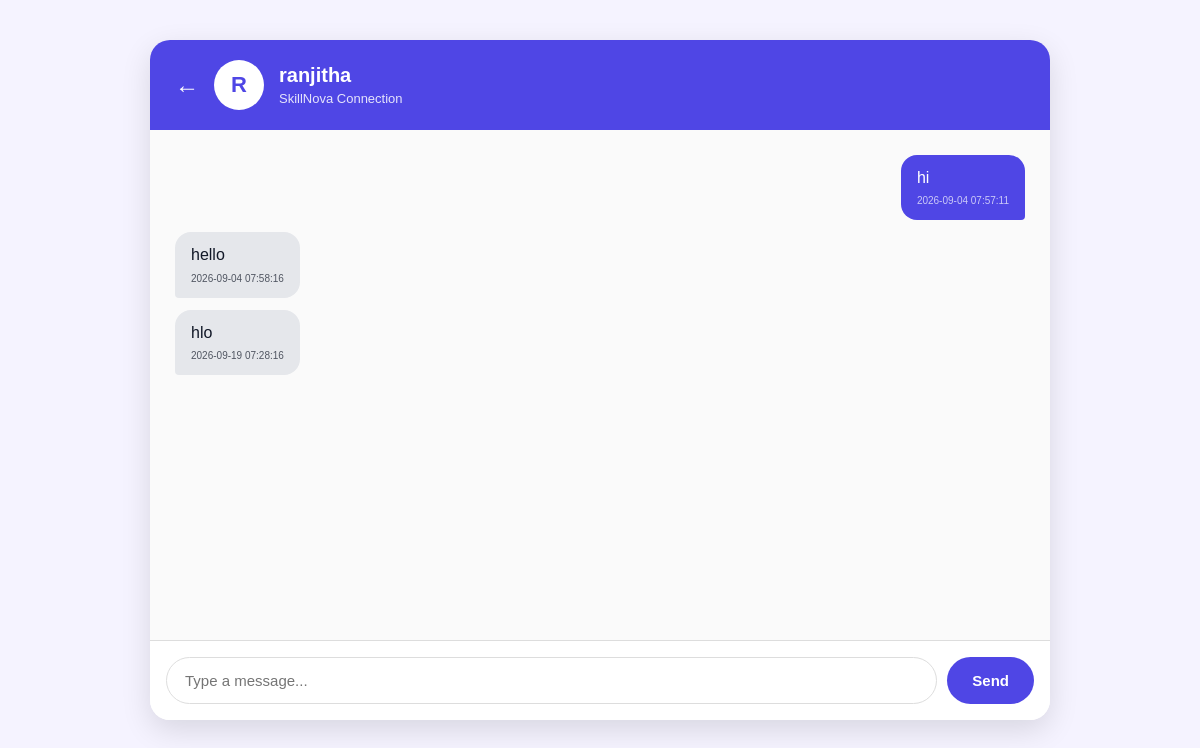
Screenshot of /chat/8 (signed in) with the database file from the repository.
### tables this page shows
CREATE TABLE students (
            id INTEGER PRIMARY KEY AUTOINCREMENT,
            full_name TEXT NOT NULL,
            email TEXT UNIQUE NOT NULL,
            password TEXT NOT NULL,
            college TEXT,
            bio TEXT
        );

CREATE TABLE messages (
        id INTEGER PRIMARY KEY AUTOINCREMENT,
        sender_id INTEGER NOT NULL,
        receiver_id INTEGER NOT NULL,
        message TEXT NOT NULL,
        created_at TIMESTAMP DEFAULT CURRENT_TIMESTAMP
    );

### app.py (the view)
@app.route("/chat/<int:student_id>")
def chat(student_id):
    if "student_id" not in session:
        return redirect(url_for("login"))
    current_student_id = session["student_id"]
    if current_student_id == student_id:
        return redirect(url_for("connections"))
    conn = get_db()
    receiver = conn.execute("""
        SELECT id, full_name, email, college, bio
        FROM students
        WHERE id = ?
    """, (
        student_id,
    )).fetchone()
    if not receiver:
        conn.close()
        return redirect(url_for("connections"))
    connection = conn.execute("""
        SELECT *
        FROM connections
        WHERE
        (
            sender_id = ?
            AND receiver_id = ?
        )
        OR
        (
            sender_id = ?
            AND receiver_id = ?
        )
    """, (
        current_student_id,
        student_id,
        student_id,
        current_student_id
    )).fetchone()
    if not connection or connection["status"] != "Accepted":
        conn.close()
        return redirect(url_for("connections"))
    messages = conn.execute("""
        SELECT
            m.id,
            m.sender_id,
            m.receiver_id,
            m.message,
            m.created_at
        FROM messages m
        WHERE
        (
            m.sender_id = ?
            AND m.receiver_id = ?
        )
        OR
        (
            m.sender_id = ?
            AND m.receiver_id = ?
        )
        ORDER BY m.id ASC
    """, (
        current_student_id,
        student_id,
        student_id,
        current_student_id
    )).fetchall()
    conn.close()
    return render_template(
        "chat.html",
        receiver=receiver,
        messages=messages,
        current_student_id=current_student_id
    )

### app.py (called while the page is built)
def get_db():
    conn = sqlite3.connect(DATABASE)
    conn.row_factory = sqlite3.Row
    return conn

### templates/chat.html (shortened to what this page needs)
<!DOCTYPE html>
<html lang="en">
<head>
</head>
<body>
<div class="chat-container">
    <div class="chat-header">
        <a href="{{ url_for('connections') }}"
           class="back-btn">
            ←
        </a>
        <div class="chat-avatar">
            {{ receiver["full_name"][0] | upper }}
        </div>
        <div class="chat-user-info">
            <h2>
                {{ receiver["full_name"] }}
            </h2>
            <p>
                SkillNova Connection
            </p>
        </div>
    </div>
    <div id="messagesContainer"
         class="messages-container">
        {% if messages %}
            {% for message in messages %}
                <div class="message
                    {% if message['sender_id'] == current_student_id %}
                        my-message
                    {% else %}
                        other-message
                    {% endif %}"
                >
                    <span>
                        {{ message["message"] }}
                    </span>
                    <small class="message-time">
                        {{ message["created_at"] }}
                    </small>
                </div>
            {% endfor %}
        {% endif %}
    </div>
    <div class="chat-input-area">
        <input
            type="text"
            id="messageInput"
            placeholder="Type a message..."
            autocomplete="off"
        >
        <button
            id="sendButton"
            type="button"
        >
            Send
        </button>
    </div>
</div>
</body>
</html>

### templates/chat.html (style rules this page uses)
* { box-sizing: border-box; margin: 0; padding: 0; }
body { font-family: Arial, sans-serif; background: #f5f3ff; min-height: 100vh; }
.chat-container { width: 90%; max-width: 900px; height: 85vh; margin: 40px auto; background: white; border-radius: 20px; overflow: hidden; box-shadow: 0 10px 30px rgba(0,0,0,0.12); display: flex; flex-direction: column; }
.chat-header { background: #4f46e5; color: white; padding: 20px 25px; display: flex; align-items: center; gap: 15px; }
.back-btn { text-decoration: none; color: white; font-size: 24px; }
.chat-avatar { width: 50px; height: 50px; border-radius: 50%; background: white; color: #4f46e5; display: flex; align-items: center; justify-content: center; font-size: 22px; font-weight: bold; }
.chat-user-info h2 { font-size: 20px; }
.chat-user-info p { font-size: 13px; opacity: 0.85; margin-top: 4px; }
.messages-container { flex: 1; padding: 25px; overflow-y: auto; display: flex; flex-direction: column; gap: 12px; background: #fafafa; }
.message { max-width: 70%; padding: 12px 16px; border-radius: 16px; word-wrap: break-word; line-height: 1.4; }
.my-message { align-self: flex-end; background: #4f46e5; color: white; border-bottom-right-radius: 4px; }
.other-message { align-self: flex-start; background: #e5e7eb; color: #111827; border-bottom-left-radius: 4px; }
.message-time { display: block; font-size: 10px; margin-top: 5px; opacity: 0.7; }
.chat-input-area { padding: 16px; background: white; border-top: 1px solid #ddd; display: flex; gap: 10px; }
#messageInput { flex: 1; padding: 14px 18px; border: 1px solid #ddd; border-radius: 25px; outline: none; font-size: 15px; }
#sendButton { border: none; background: #4f46e5; color: white; padding: 0 25px; border-radius: 25px; cursor: pointer; font-size: 15px; font-weight: bold; }

### rows the page displays
students: full_name "R", full_name "ranjitha"
messages: message "hi", created_at "2026-09-04 07:57:11"
messages: message "hello", created_at "2026-09-04 07:58:16"
messages: message "hlo", created_at "2026-09-19 07:28:16"
